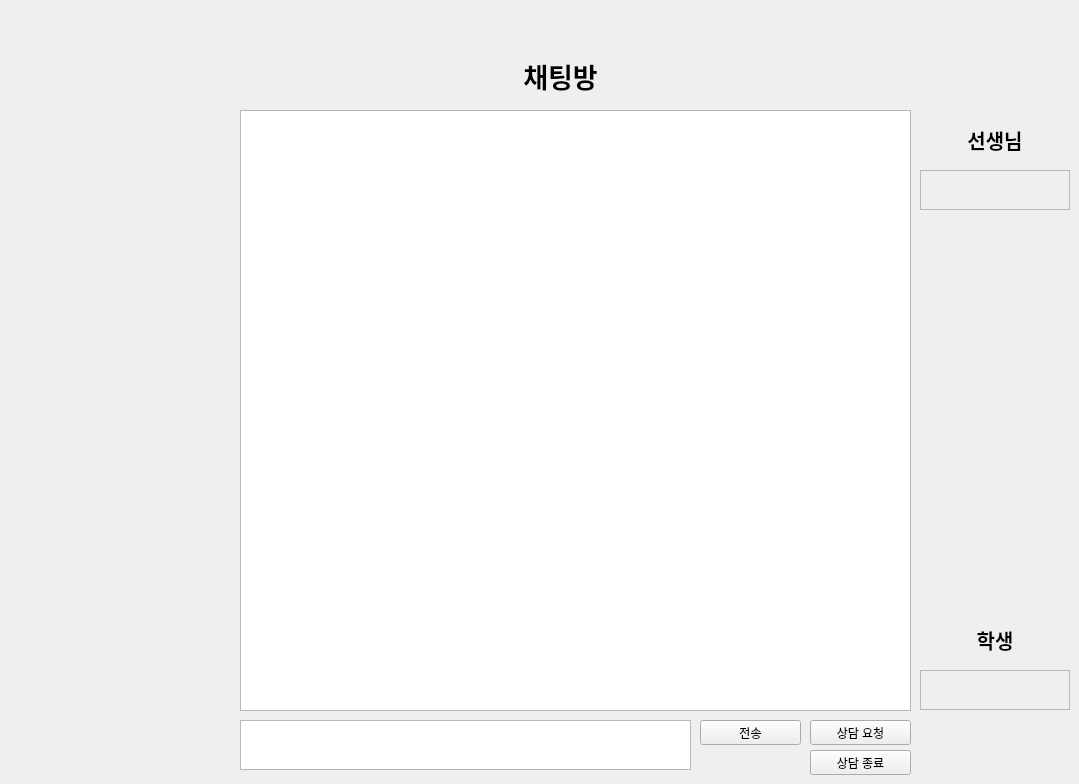
    <widget class="QWidget" name="page_4">
     <widget class="QPushButton" name="btn_counsel_request">
      <property name="geometry">
       <rect>
        <x>810</x>
        <y>720</y>
        <width>101</width>
        <height>25</height>
       </rect>
      </property>
      <property name="text">
       <string>상담 요청</string>
      </property>
     </widget>
     <widget class="QLabel" name="label_35">
      <property name="geometry">
       <rect>
        <x>920</x>
        <y>620</y>
        <width>150</width>
        <height>40</height>
       </rect>
      </property>
      <property name="font">
       <font>
        <pointsize>15</pointsize>
        <weight>75</weight>
        <bold>true</bold>
       </font>
      </property>
      <property name="text">
       <string>학생</string>
      </property>
      <property name="alignment">
       <set>Qt::AlignCenter</set>
      </property>
     </widget>
     <widget class="QTextEdit" name="std_text">
      <property name="geometry">
       <rect>
        <x>240</x>
        <y>720</y>
        <width>451</width>
        <height>50</height>
       </rect>
      </property>
     </widget>
     <widget class="QPushButton" name="btn_counsel_end">
      <property name="geometry">
       <rect>
        <x>810</x>
        <y>750</y>
        <width>101</width>
        <height>25</height>
       </rect>
      </property>
      <property name="text">
       <string>상담 종료</string>
      </property>
     </widget>
     <widget class="QPushButton" name="btn_chat">
      <property name="geometry">
       <rect>
        <x>700</x>
        <y>720</y>
        <width>101</width>
        <height>25</height>
       </rect>
      </property>
      <property name="text">
       <string>전송</string>
      </property>
     </widget>
     <widget class="QLabel" name="label_21">
      <property name="geometry">
       <rect>
        <x>920</x>
        <y>120</y>
        <width>150</width>
        <height>40</height>
       </rect>
      </property>
      <property name="font">
       <font>
        <pointsize>15</pointsize>
        <weight>75</weight>
        <bold>true</bold>
       </font>
      </property>
      <property name="text">
       <string>선생님</string>
      </property>
      <property name="alignment">
       <set>Qt::AlignCenter</set>
      </property>
     </widget>
     <widget class="QTextBrowser" name="textBrowser_1">
      <property name="geometry">
       <rect>
        <x>240</x>
        <y>110</y>
        <width>671</width>
        <height>601</height>
       </rect>
      </property>
     </widget>
     <widget class="QLabel" name="label_teacher">
      <property name="geometry">
       <rect>
        <x>920</x>
        <y>170</y>
        <width>150</width>
        <height>40</height>
       </rect>
      </property>
      <property name="font">
       <font>
        <pointsize>15</pointsize>
        <weight>75</weight>
        <bold>true</bold>
       </font>
      </property>
      <property name="frameShape">
       <enum>QFrame::StyledPanel</enum>
      </property>
      <property name="text">
       <string/>
      </property>
      <property name="alignment">
       <set>Qt::AlignCenter</set>
      </property>
     </widget>
     <widget class="QLabel" name="label_student">
      <property name="geometry">
       <rect>
        <x>920</x>
        <y>670</y>
        <width>150</width>
        <height>40</height>
       </rect>
      </property>
      <property name="font">
       <font>
        <pointsize>15</pointsize>
        <weight>75</weight>
        <bold>true</bold>
       </font>
      </property>
      <property name="frameShape">
       <enum>QFrame::StyledPanel</enum>
      </property>
      <property name="text">
       <string/>
      </property>
      <property name="alignment">
       <set>Qt::AlignCenter</set>
      </property>
     </widget>
     <widget class="QLabel" name="label_36">
      <property name="geometry">
       <rect>
        <x>420</x>
        <y>60</y>
        <width>281</width>
        <height>31</height>
       </rect>
      </property>
      <property name="font">
       <font>
        <pointsize>20</pointsize>
        <weight>75</weight>
        <bold>true</bold>
       </font>
      </property>
      <property name="text">
       <string>채팅방</string>
      </property>
      <property name="alignment">
       <set>Qt::AlignCenter</set>
      </property>
     </widget>
    </widget>
